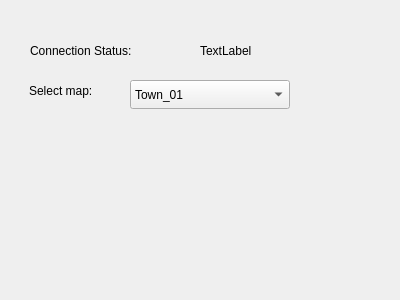
<?xml version="1.0" encoding="UTF-8"?>
<ui version="4.0">
 <class>DockWidget</class>
 <widget class="QDockWidget" name="DockWidget">
  <property name="geometry">
   <rect>
    <x>0</x>
    <y>0</y>
    <width>400</width>
    <height>300</height>
   </rect>
  </property>
  <property name="windowTitle">
   <string>DockWidget</string>
  </property>
  <widget class="QWidget" name="dockWidgetContents">
   <widget class="QLabel" name="label">
    <property name="geometry">
     <rect>
      <x>30</x>
      <y>40</y>
      <width>161</width>
      <height>21</height>
     </rect>
    </property>
    <property name="text">
     <string>Connection Status:</string>
    </property>
   </widget>
   <widget class="QLabel" name="connectionstatus">
    <property name="geometry">
     <rect>
      <x>200</x>
      <y>40</y>
      <width>80</width>
      <height>21</height>
     </rect>
    </property>
    <property name="text">
     <string>TextLabel</string>
    </property>
   </widget>
   <widget class="QgsRasterBandComboBox" name="mRasterBandComboBox">
    <property name="geometry">
     <rect>
      <x>130</x>
      <y>80</y>
      <width>160</width>
      <height>29</height>
     </rect>
    </property>
    <item>
     <property name="text">
      <string>Town_01</string>
     </property>
    </item>
    <item>
     <property name="text">
      <string>Town_02</string>
     </property>
    </item>
    <item>
     <property name="text">
      <string>Town_03</string>
     </property>
    </item>
    <item>
     <property name="text">
      <string>Town_04</string>
     </property>
    </item>
    <item>
     <property name="text">
      <string>Town_05</string>
     </property>
    </item>
    <item>
     <property name="text">
      <string>Town_06</string>
     </property>
    </item>
    <item>
     <property name="text">
      <string>Town_07</string>
     </property>
    </item>
   </widget>
   <widget class="QLabel" name="label_3">
    <property name="geometry">
     <rect>
      <x>29</x>
      <y>80</y>
      <width>101</width>
      <height>21</height>
     </rect>
    </property>
    <property name="text">
     <string>Select map:</string>
    </property>
   </widget>
  </widget>
 </widget>
 <customwidgets>
  <customwidget>
   <class>QgsRasterBandComboBox</class>
   <extends>QComboBox</extends>
   <header>qgsrasterbandcombobox.h</header>
  </customwidget>
 </customwidgets>
 <resources/>
 <connections/>
</ui>
